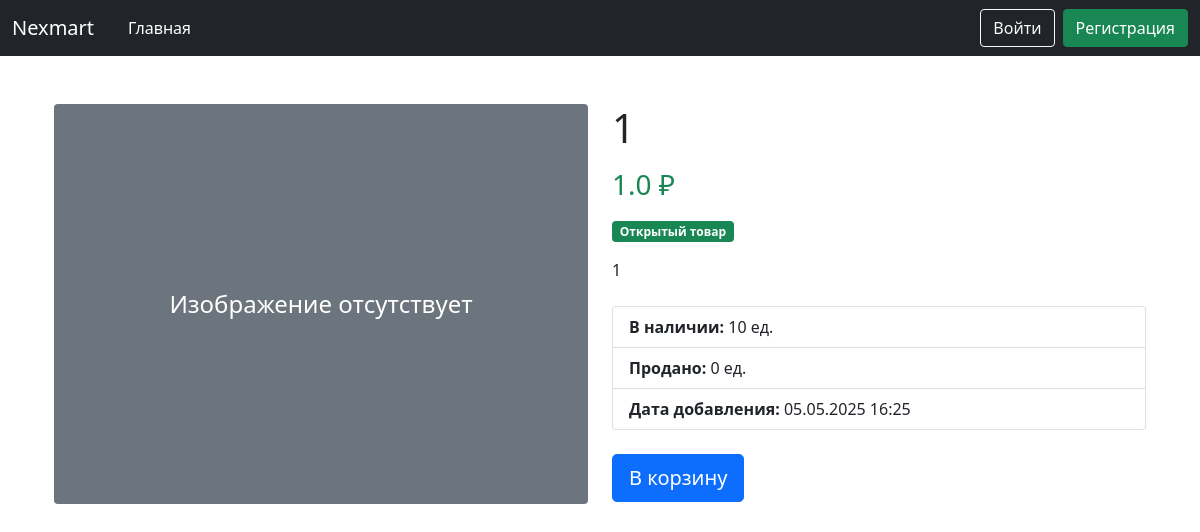
The page /products/1 on the database as committed earlier.
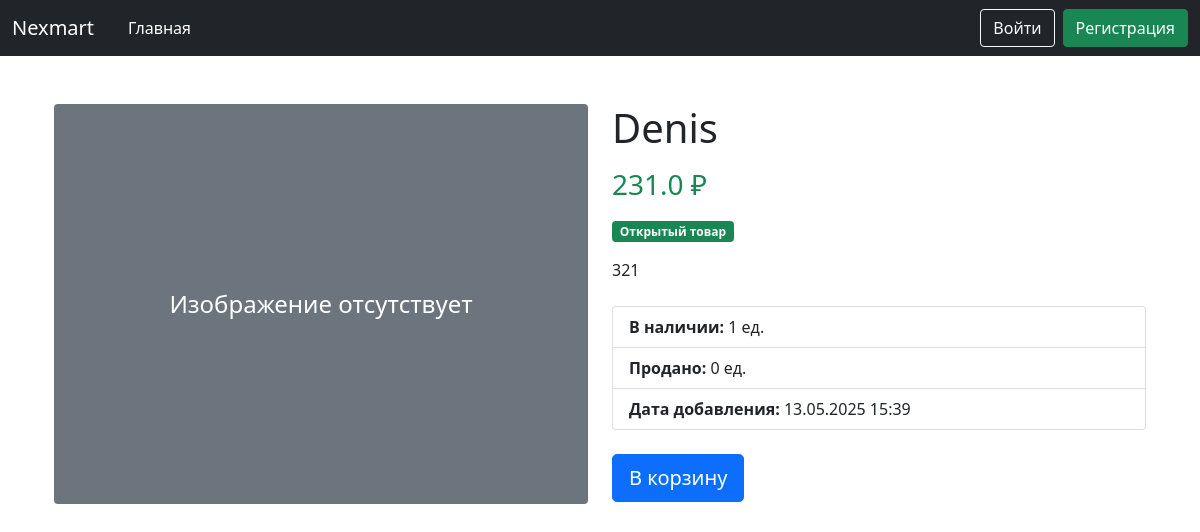
The same page on the database as committed later.
### data/product.py (models this page shows)
class Product(SqlAlchemyBase):
    __tablename__ = 'products'
    id = sqlalchemy.Column(sqlalchemy.Integer, primary_key=True, autoincrement=True)
    name = sqlalchemy.Column(sqlalchemy.String, nullable=False)
    price = sqlalchemy.Column(sqlalchemy.Float, nullable=False)
    description = sqlalchemy.Column(sqlalchemy.Text)
    created_date = sqlalchemy.Column(sqlalchemy.DateTime, default=datetime.datetime.now)
    open = sqlalchemy.Column(sqlalchemy.Boolean)  # открыт ли продукт для общего доступа
    amount_available = sqlalchemy.Column(sqlalchemy.Integer)  # сколько есть продукта для продажи
    amount_sell = sqlalchemy.Column(sqlalchemy.Integer)  # сколько продано для статистики
    image = sqlalchemy.Column(sqlalchemy.String)
    user_id = sqlalchemy.Column(sqlalchemy.Integer, sqlalchemy.ForeignKey('users.id'))
    user = sqlalchemy.orm.relationship('User', back_populates='products')

### main.py (the view)
@app.route('/products/<int:product_id>')
def show_product(product_id):
    db_sess = db_session.create_session()
    product = db_sess.query(Product).filter(Product.id == product_id).first()
    return render_template('product.html', product=product)

### data/db_session.py (called while the page is built)
def create_session() -> Session:
    global __factory
    return __factory()

### templates/product.html
{% extends "base.html" %}
{% block content %}
<div class="container my-5">
    <div class="row">
        <div class="col-md-6">
            {% if product.image %}
                <img src="{{ url_for('static', filename='upload/' + product.image) }}"
                     alt="{{ product.name }}"
                     class="img-fluid rounded shadow-sm">
            {% else %}
                <div class="bg-secondary text-white d-flex align-items-center justify-content-center"
                     style="height: 400px; border-radius: .25rem;">
                    <span class="fs-4">Изображение отсутствует</span>
                </div>
            {% endif %}
        </div>
        <div class="col-md-6">
            <h1 class="mb-3">{{ product.name }}</h1>
            <h3 class="text-success mb-3">{{ product.price }} ₽</h3>
            {% if product.open %}
            <span class="badge bg-success mb-3">Открытый товар</span>
            {% else %}
            <span class="badge bg-danger mb-3">Закрытый товар</span>
            {% endif %}
            <p class="mb-4">{{ product.description or "Описание отсутствует." }}</p>
            <ul class="list-group mb-4">
                <li class="list-group-item">
                    <strong>В наличии:</strong>
                    {% if product.amount_available and product.amount_available > 0 %}
                    {{ product.amount_available }} ед.
                    {% else %}
                    <span class="text-danger">Нет в наличии</span>
                    {% endif %}
                </li>
                <li class="list-group-item">
                    <strong>Продано:</strong> {{ product.amount_sell or 0 }} ед.
                </li>
                <li class="list-group-item">
                    <strong>Дата добавления:</strong> {{ product.created_date.strftime('%d.%m.%Y %H:%M') if
                    product.created_date else '-' }}
                </li>
            </ul>
            {% if product.amount_available and product.amount_available > 0 and product.open %}
            <a href="{{ url_for('add_cart', product_id=product.id) }}" class="btn btn-primary btn-lg">
                В корзину
            </a>
            {% else %}
            <button class="btn btn-secondary btn-lg">Нет в наличии</button>
            {% endif %}
        </div>
    </div>
</div>
{% endblock %}

Rows that differ between the two databases and show on the page:
changed Product: name "1" → "Denis"; price "1.0" → "231.0"; description "1" → "321"; amount_available "10" → "1"; created_date "05.05.2025 16:25" → "13.05.2025 15:39"
